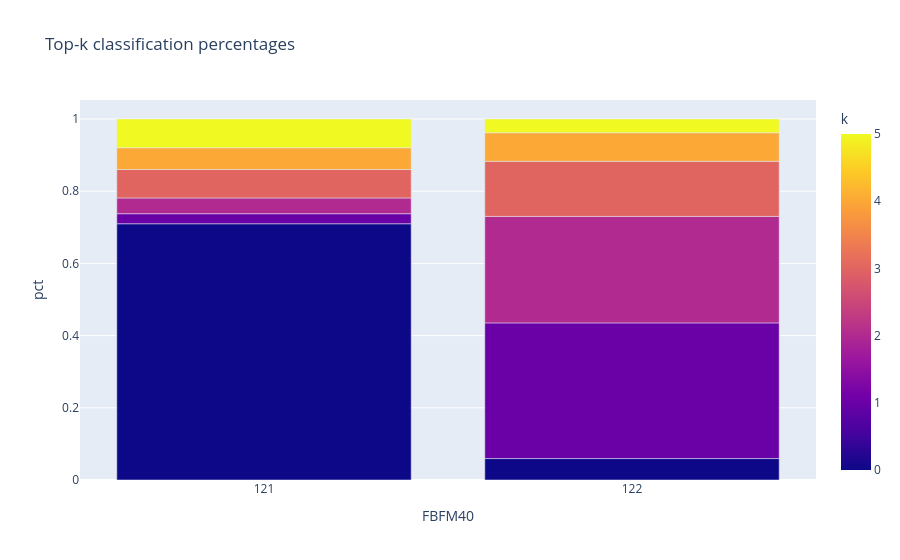

The cell this chart's notebook holds for it:
### Code cell
import plotly.express as px

group = 'GS'
selected_labels = fuel_groups[group]
df = k_results[k_results['FBFM40'].isin(selected_labels)]
fig = px.bar(df,x='FBFM40',y='pct',color='k',barmode='group',title='Top-k classification percentages')

fig.show()

### Figure 1 — Plotly figure (JSON) as saved in the notebook; plotly's stock layout.template omitted (floating-point values rounded to 4 significant figures)
{"data": [{"alignmentgroup": "True", "hovertemplate": "FBFM40=%{x}<br>pct=%{y}<br>k=%{marker.color}<extra></extra>", "legendgroup": "", "marker": {"color": [0, 1, 2, 3, 4, 5, 0, 1, 2, 3, 4, 5], "coloraxis": "coloraxis", "pattern": {"shape": ""}}, "name": "", "offsetgroup": "", "orientation": "v", "showlegend": false, "textposition": "auto", "type": "bar", "x": [121, 121, 121, 121, 121, 121, 122, 122, 122, 122, 122, 122], "xaxis": "x", "y": [0.7099, 0.02778, 0.04366, 0.07877, 0.06027, 0.07964, 0.05938, 0.3759, 0.295, 0.1526, 0.079, 0.03818], "yaxis": "y"}], "layout": {"barmode": "group", "coloraxis": {"colorbar": {"title": {"text": "k"}}, "colorscale": [[0, "#0d0887"], [0.1111, "#46039f"], [0.2222, "#7201a8"], [0.3333, "#9c179e"], [0.4444, "#bd3786"], [0.5556, "#d8576b"], [0.6667, "#ed7953"], [0.7778, "#fb9f3a"], [0.8889, "#fdca26"], [1, "#f0f921"]]}, "legend": {"tracegroupgap": 0}, "title": {"text": "Top-k classification percentages"}, "xaxis": {"anchor": "y", "domain": [0, 1], "title": {"text": "FBFM40"}}, "yaxis": {"anchor": "x", "domain": [0, 1], "title": {"text": "pct"}}}}
